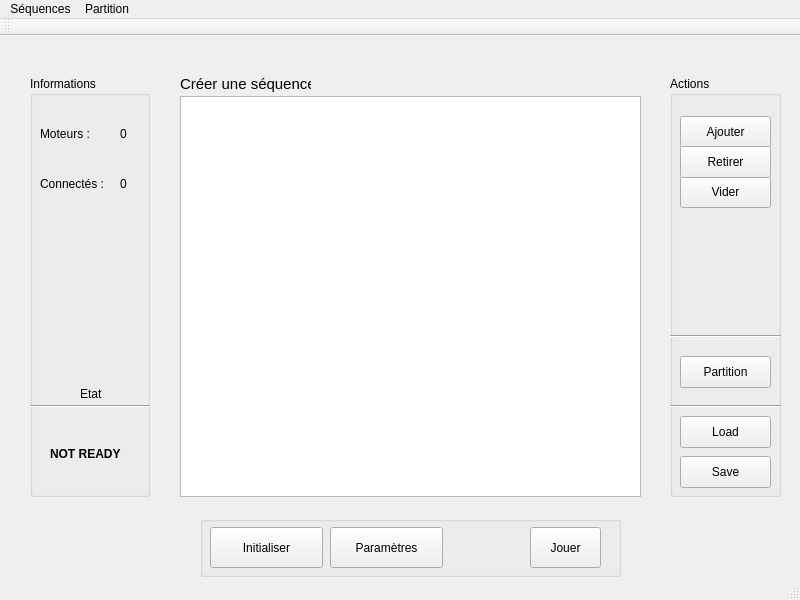
<?xml version="1.0" encoding="UTF-8"?>
<ui version="4.0">
 <class>MainWindow</class>
 <widget class="QMainWindow" name="MainWindow">
  <property name="geometry">
   <rect>
    <x>0</x>
    <y>0</y>
    <width>800</width>
    <height>600</height>
   </rect>
  </property>
  <property name="windowTitle">
   <string>MainWindow</string>
  </property>
  <widget class="QWidget" name="centralWidget">
   <widget class="QGroupBox" name="groupBox_2">
    <property name="geometry">
     <rect>
      <x>200</x>
      <y>480</y>
      <width>421</width>
      <height>61</height>
     </rect>
    </property>
    <property name="title">
     <string/>
    </property>
    <widget class="QPushButton" name="init">
     <property name="geometry">
      <rect>
       <x>10</x>
       <y>11</y>
       <width>113</width>
       <height>41</height>
      </rect>
     </property>
     <property name="text">
      <string>Initialiser</string>
     </property>
    </widget>
    <widget class="QPushButton" name="param">
     <property name="geometry">
      <rect>
       <x>130</x>
       <y>11</y>
       <width>113</width>
       <height>41</height>
      </rect>
     </property>
     <property name="text">
      <string>Paramètres</string>
     </property>
    </widget>
    <widget class="QPushButton" name="jouer">
     <property name="geometry">
      <rect>
       <x>330</x>
       <y>11</y>
       <width>71</width>
       <height>41</height>
      </rect>
     </property>
     <property name="text">
      <string>Jouer</string>
     </property>
    </widget>
   </widget>
   <widget class="QGroupBox" name="groupBox_3">
    <property name="geometry">
     <rect>
      <x>670</x>
      <y>40</y>
      <width>111</width>
      <height>421</height>
     </rect>
    </property>
    <property name="title">
     <string>Actions</string>
    </property>
    <widget class="QPushButton" name="load">
     <property name="geometry">
      <rect>
       <x>10</x>
       <y>340</y>
       <width>91</width>
       <height>32</height>
      </rect>
     </property>
     <property name="text">
      <string>Load</string>
     </property>
    </widget>
    <widget class="QPushButton" name="add">
     <property name="geometry">
      <rect>
       <x>10</x>
       <y>40</y>
       <width>91</width>
       <height>32</height>
      </rect>
     </property>
     <property name="text">
      <string>Ajouter</string>
     </property>
    </widget>
    <widget class="QPushButton" name="clear">
     <property name="geometry">
      <rect>
       <x>10</x>
       <y>100</y>
       <width>91</width>
       <height>32</height>
      </rect>
     </property>
     <property name="text">
      <string>Vider</string>
     </property>
    </widget>
    <widget class="Line" name="line_2">
     <property name="geometry">
      <rect>
       <x>0</x>
       <y>320</y>
       <width>111</width>
       <height>20</height>
      </rect>
     </property>
     <property name="orientation">
      <enum>Qt::Horizontal</enum>
     </property>
    </widget>
    <widget class="QPushButton" name="save">
     <property name="geometry">
      <rect>
       <x>10</x>
       <y>380</y>
       <width>91</width>
       <height>32</height>
      </rect>
     </property>
     <property name="text">
      <string>Save</string>
     </property>
    </widget>
    <widget class="QPushButton" name="retirer">
     <property name="geometry">
      <rect>
       <x>10</x>
       <y>70</y>
       <width>91</width>
       <height>32</height>
      </rect>
     </property>
     <property name="text">
      <string>Retirer</string>
     </property>
    </widget>
    <widget class="Line" name="line_3">
     <property name="geometry">
      <rect>
       <x>0</x>
       <y>250</y>
       <width>111</width>
       <height>20</height>
      </rect>
     </property>
     <property name="orientation">
      <enum>Qt::Horizontal</enum>
     </property>
    </widget>
    <widget class="QPushButton" name="partition">
     <property name="geometry">
      <rect>
       <x>10</x>
       <y>280</y>
       <width>91</width>
       <height>32</height>
      </rect>
     </property>
     <property name="text">
      <string>Partition</string>
     </property>
    </widget>
   </widget>
   <widget class="QGroupBox" name="groupBox_4">
    <property name="geometry">
     <rect>
      <x>30</x>
      <y>40</y>
      <width>120</width>
      <height>421</height>
     </rect>
    </property>
    <property name="title">
     <string>Informations</string>
    </property>
    <widget class="QLabel" name="label">
     <property name="geometry">
      <rect>
       <x>10</x>
       <y>50</y>
       <width>61</width>
       <height>16</height>
      </rect>
     </property>
     <property name="text">
      <string>Moteurs :</string>
     </property>
    </widget>
    <widget class="QLabel" name="label_2">
     <property name="geometry">
      <rect>
       <x>10</x>
       <y>100</y>
       <width>71</width>
       <height>16</height>
      </rect>
     </property>
     <property name="text">
      <string>Connectés :</string>
     </property>
    </widget>
    <widget class="QLabel" name="nbremoteur">
     <property name="geometry">
      <rect>
       <x>90</x>
       <y>50</y>
       <width>16</width>
       <height>16</height>
      </rect>
     </property>
     <property name="text">
      <string>0</string>
     </property>
    </widget>
    <widget class="QLabel" name="nbreconnecte">
     <property name="geometry">
      <rect>
       <x>90</x>
       <y>100</y>
       <width>16</width>
       <height>16</height>
      </rect>
     </property>
     <property name="text">
      <string>0</string>
     </property>
    </widget>
    <widget class="Line" name="line">
     <property name="geometry">
      <rect>
       <x>0</x>
       <y>320</y>
       <width>121</width>
       <height>20</height>
      </rect>
     </property>
     <property name="orientation">
      <enum>Qt::Horizontal</enum>
     </property>
    </widget>
    <widget class="QLabel" name="label_5">
     <property name="geometry">
      <rect>
       <x>50</x>
       <y>310</y>
       <width>31</width>
       <height>16</height>
      </rect>
     </property>
     <property name="text">
      <string>Etat</string>
     </property>
    </widget>
    <widget class="QLabel" name="status">
     <property name="geometry">
      <rect>
       <x>20</x>
       <y>370</y>
       <width>81</width>
       <height>16</height>
      </rect>
     </property>
     <property name="font">
      <font>
       <weight>75</weight>
       <italic>false</italic>
       <bold>true</bold>
      </font>
     </property>
     <property name="text">
      <string>NOT READY</string>
     </property>
    </widget>
   </widget>
   <widget class="QTableWidget" name="seq">
    <property name="geometry">
     <rect>
      <x>180</x>
      <y>60</y>
      <width>461</width>
      <height>401</height>
     </rect>
    </property>
   </widget>
   <widget class="QLabel" name="label_3">
    <property name="geometry">
     <rect>
      <x>180</x>
      <y>40</y>
      <width>131</width>
      <height>16</height>
     </rect>
    </property>
    <property name="font">
     <font>
      <pointsize>11</pointsize>
     </font>
    </property>
    <property name="text">
     <string>Créer une séquence</string>
    </property>
   </widget>
  </widget>
  <widget class="QMenuBar" name="menuBar">
   <property name="geometry">
    <rect>
     <x>0</x>
     <y>0</y>
     <width>800</width>
     <height>22</height>
    </rect>
   </property>
   <widget class="QMenu" name="menuS_quences">
    <property name="title">
     <string>Séquences</string>
    </property>
    <addaction name="actionCharger"/>
    <addaction name="actionSauvegarder"/>
   </widget>
   <widget class="QMenu" name="menuPartition">
    <property name="title">
     <string>Partition</string>
    </property>
    <addaction name="actionCharger_2"/>
   </widget>
   <addaction name="menuS_quences"/>
   <addaction name="menuPartition"/>
  </widget>
  <widget class="QToolBar" name="mainToolBar">
   <attribute name="toolBarArea">
    <enum>TopToolBarArea</enum>
   </attribute>
   <attribute name="toolBarBreak">
    <bool>false</bool>
   </attribute>
  </widget>
  <widget class="QStatusBar" name="statusBar"/>
  <action name="actionCharger_une_s_quence">
   <property name="text">
    <string>Charger une séquence</string>
   </property>
  </action>
  <action name="actionCharger">
   <property name="text">
    <string>Charger</string>
   </property>
  </action>
  <action name="actionSauvegarder">
   <property name="text">
    <string>Sauvegarder</string>
   </property>
  </action>
  <action name="actionCharger_2">
   <property name="text">
    <string>Charger</string>
   </property>
  </action>
 </widget>
 <layoutdefault spacing="6" margin="11"/>
 <resources/>
 <connections/>
</ui>
